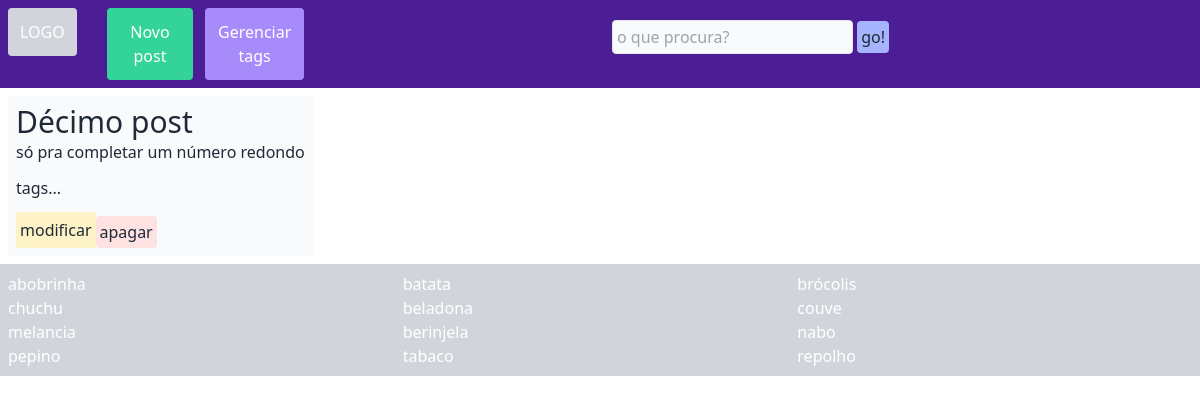
The app's page /posts/10, older data.
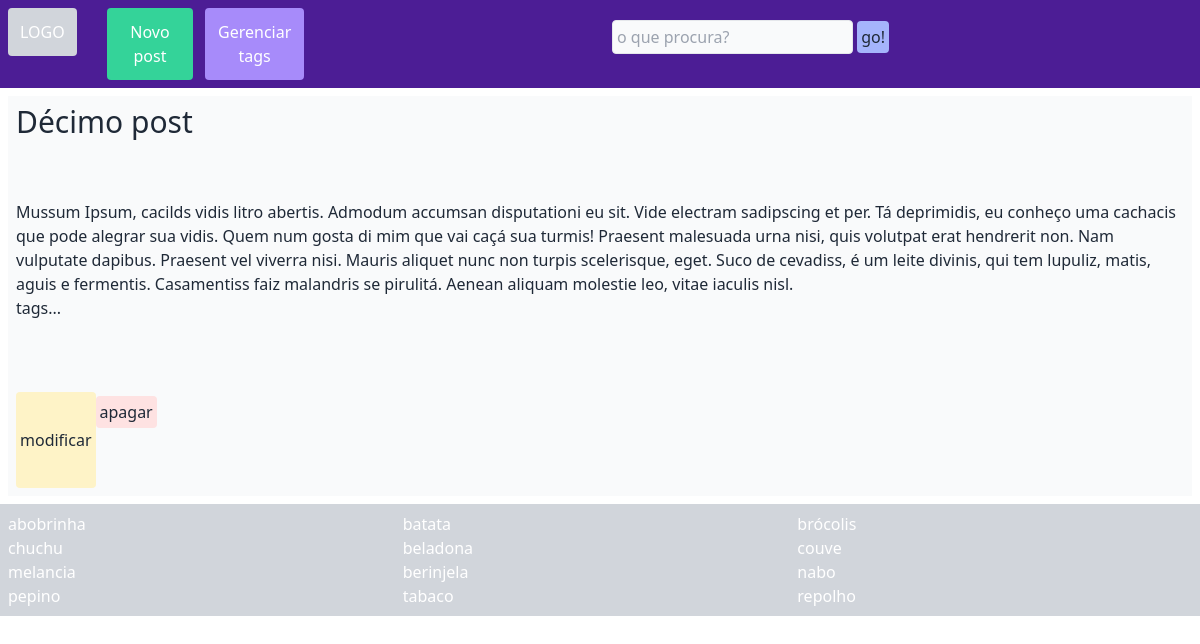
The same page, newer data.
### posts/models.py (models this page shows, shortened)
class Post(models.Model):
    titulo = models.CharField(max_length=200)
    corpo = models.TextField()
    publicado = models.DateTimeField('Publicado em', auto_now_add=True)
    atualizado = models.DateTimeField('Atualizado em', auto_now=True)
    class Meta:
        ordering = ['titulo']

### posts/views.py (the view)
# urls.py: path('', views.read, name='index'),
def read(request, post=0):
    if post:
        post = get_object_or_404(Post, pk=post)
        return render(request, 'post.html', {'post': post})
    else:
        ultimos_posts = Post.objects.order_by('-publicado')
        postagens = {'ultimos_posts': ultimos_posts,}
        return render(request, 'index.html', postagens)

### posts/templates/post.html (shortened to what this page needs)
{% extends 'base.html' %}
{% block corpo %}
    <div class="grid grid-rows-4 p-2 bg-gray-50 text-gray-800">
        <span class="text-3xl">{{ post.titulo }}</span>
        <span>{{ post.corpo }}</span>
        <span>
        tags...
        </span>
        <div class="flex flex-wrap">
            <button type="button" id="modalUpdate" value="{{ post.id }}" class="bg-yellow-100 rounded p-1 hover:bg-yellow-300">modificar</button>
            <form action="{% url 'delete' post.id %}" method="POST">
                <input type="submit" value="apagar" class="mt-1 bg-red-100 rounded p-1 cursor-pointer hover:bg-red-600 hover:text-white">
            </form>
        </div>
    </div>
{% endblock corpo %}

Row changes from the older to the newer data that the page shows:
changed Post "Décimo post": corpo "só pra completar um número redondo" → "Mussum Ipsum, cacilds vidis litro abertis. Admodum accumsan disputationi eu sit. Vide electram sadipscing et per. Tá deprimidis, eu conheço uma cachacis que pode alegrar sua vidis. Quem num gosta di mim que vai caçá sua turmis! Praesent malesuada urna nisi, quis volutpat erat hendrerit non. Nam vulputate dapibus. Praesent vel viverra nisi. Mauris aliquet nunc non turpis scelerisque, eget. Suco de cevadiss, é um leite divinis, qui tem lupuliz, matis, aguis e fermentis. Casamentiss faiz malandris se pirulitá. Aenean aliquam molestie leo, vitae iaculis nisl."
